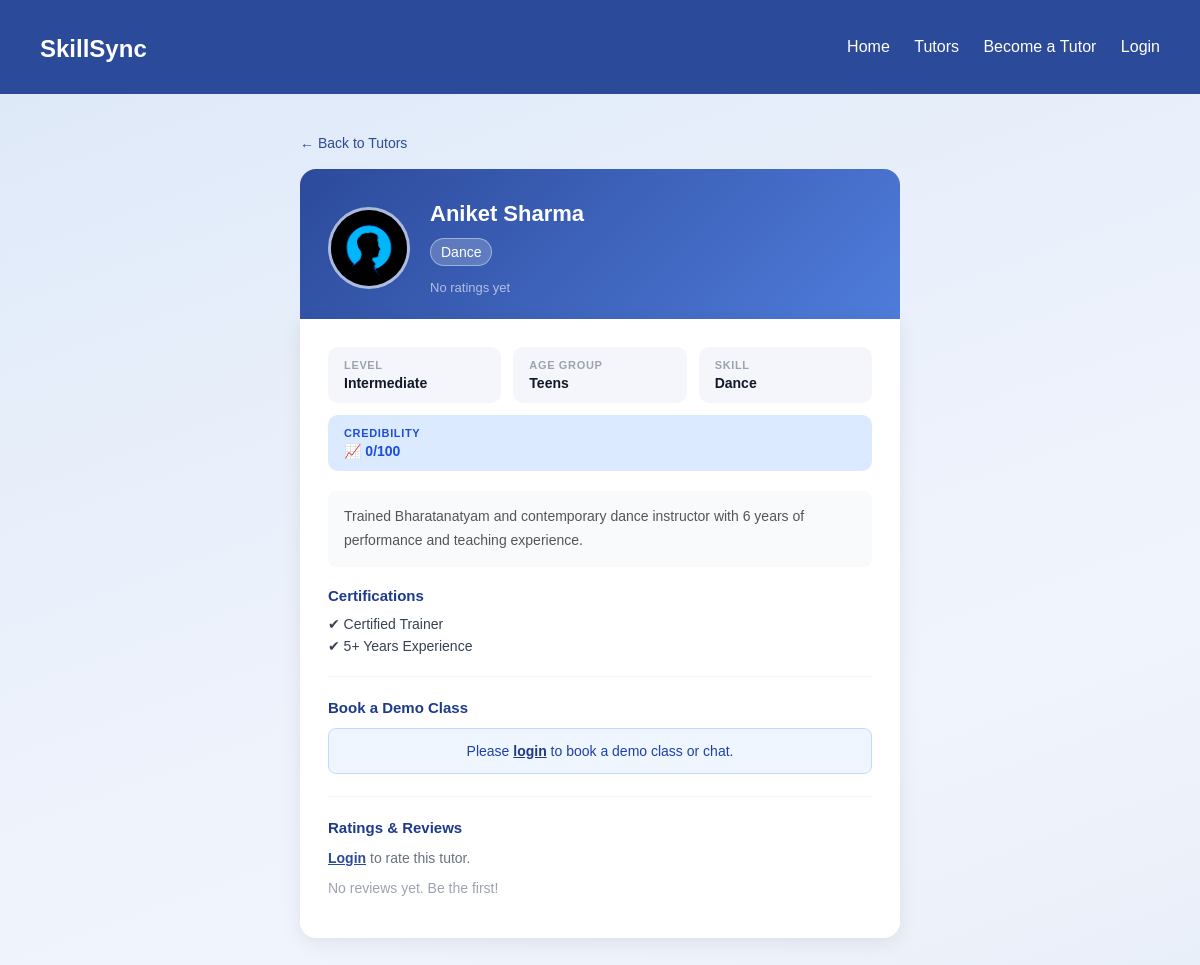
The page /profile.php?id=1 on the database its author committed.
### tables this page shows
CREATE TABLE IF NOT EXISTS skills (
    id INT AUTO_INCREMENT PRIMARY KEY,
    user_id INT NOT NULL,
    skill_name VARCHAR(100) NOT NULL,
    description TEXT,
    level ENUM('beginner', 'intermediate', 'advanced') DEFAULT 'beginner',
    age_group ENUM('kids', 'teens', 'adults') DEFAULT 'adults',
    FOREIGN KEY (user_id) REFERENCES users(id)
);

CREATE TABLE IF NOT EXISTS users (
    id INT AUTO_INCREMENT PRIMARY KEY,
    name VARCHAR(100) NOT NULL,
    email VARCHAR(100) NOT NULL UNIQUE,
    password VARCHAR(255) NOT NULL,
    role ENUM('student', 'tutor') DEFAULT 'student',
    certificate VARCHAR(255) DEFAULT NULL,
    credibility_score INT DEFAULT 0
);

### includes/credibility.php (called while the page is built, shortened)
<?php
function calculate_credibility($conn, $tutor_id) {
    $score = 0;
    $rq  = mysqli_query($conn, "SELECT AVG(rating) AS avg_r FROM ratings WHERE tutor_id='$tutor_id'");
    $rat = mysqli_fetch_assoc($rq);
    $cq   = mysqli_query($conn, "SELECT certificate FROM users WHERE id='$tutor_id'");
    $bq  = mysqli_query($conn, "SELECT
                                    COUNT(*) AS total,
                                    SUM(status = 'confirmed') AS confirmed
                                 FROM bookings WHERE tutor_id='$tutor_id'");
    $bk  = mysqli_fetch_assoc($bq);
    $score = min(100, max(0, $score));
    return $score;
}
function credibility_label($score) {
    return                   ['Building Credibility','#1d4ed8', '#dbeafe', '📈'];
}
?>

### profile.php (the view, shortened to what this page needs)
<?php
include "connect.php";
include "includes/credibility.php";
$id = intval($_GET['id']);
$sql = "SELECT users.id, users.name, users.email, users.certificate,
               skills.skill_name, skills.description,
               skills.level, skills.age_group
        FROM users
        JOIN skills ON skills.user_id = users.id
        WHERE users.id = '$id' AND users.role = 'tutor'
        LIMIT 1";
$result = mysqli_query($conn, $sql);
    ?>
    <?php
$tutor = mysqli_fetch_assoc($result);
$email_img_map = [
    'aniket@skillsync.com' => 'tutor1.jpg',
    'rahul@skillsync.com'  => 'tutor2.jpg',
    'meera@skillsync.com'  => 'tutor3.jpg',
];
$tutor_img = $email_img_map[$tutor['email']] ?? null;
$cred_score = calculate_credibility($conn, $id);
[$cred_label, $cred_color, $cred_bg, $cred_icon] = credibility_label($cred_score);
$rq  = mysqli_query($conn, "SELECT ROUND(AVG(rating),1) AS avg_rating, COUNT(*) AS total
                              FROM ratings WHERE tutor_id='$id'");
$rat = mysqli_fetch_assoc($rq);
$avg_rating  = $rat['avg_rating'] ?? null;
$total_ratings = intval($rat['total']);
$reviews_result = mysqli_query($conn, "SELECT ratings.rating, ratings.review, ratings.created_at,
                                               users.name AS student_name
                                        FROM ratings
                                        JOIN users ON users.id = ratings.student_id
                                        WHERE ratings.tutor_id='$id'
                                        ORDER BY ratings.created_at DESC");
$has_confirmed_booking = false;
$confirmed_booking_id  = null;
$user_existing_rating  = null;
?>
<!DOCTYPE html>
<html lang="en">
<head>
    <link rel="stylesheet" href="css/style.css">
</head>
<body>
<?php include 'includes/navbar.php'; ?>
<div class="profile-wrapper">
    <a href="pages/tutors.php" class="back-link">← Back to Tutors</a>
    <div class="profile-banner">
        <div class="profile-avatar">
            <?php if ($tutor_img): ?>
                <img src="images/<?= $tutor_img ?>" alt="<?= htmlspecialchars($tutor['name']) ?>">
            <?php else: ?>
                <?= strtoupper(substr($tutor['name'], 0, 1)) ?>
            <?php endif; ?>
        </div>
        <div class="profile-banner-info">
            <h2><?= htmlspecialchars($tutor['name']) ?></h2>
            <span class="skill-tag"><?= htmlspecialchars($tutor['skill_name']) ?></span>
            <?php if ($avg_rating): ?>
                <div class="avg-rating">
                    <span class="stars-display"><?= str_repeat('★', round($avg_rating)) ?><?= str_repeat('☆', 5 - round($avg_rating)) ?></span>
                    <span class="avg-num"><?= $avg_rating ?></span>
                    <span class="total-ratings">(<?= $total_ratings ?> review<?= $total_ratings !== 1 ? 's' : '' ?>)</span>
                </div>
            <?php else: ?>
                <div style="color:rgba(255,255,255,0.6);font-size:13px;margin-top:6px;">No ratings yet</div>
            <?php endif; ?>
        </div>
    </div>
    <div class="profile-body">
        <div class="info-row">
            <div class="info-item">
                <strong>Level</strong>
                <span><?= ucfirst(htmlspecialchars($tutor['level'])) ?></span>
            </div>
            <div class="info-item">
                <strong>Age Group</strong>
                <span><?= ucfirst(htmlspecialchars($tutor['age_group'])) ?></span>
            </div>
            <div class="info-item">
                <strong>Skill</strong>
                <span><?= htmlspecialchars($tutor['skill_name']) ?></span>
            </div>
            <div class="info-item" style="background:<?= $cred_bg ?>;">
                <strong style="color:<?= $cred_color ?>;">Credibility</strong>
                <span style="color:<?= $cred_color ?>;"><?= $cred_icon ?> <?= $cred_score ?>/100</span>
            </div>
        </div>
        <?php if (!empty($tutor['description'])): ?>
            <div class="description">
                <?= htmlspecialchars($tutor['description']) ?>
            </div>
        <?php endif; ?>
        <div class="section-title">Certifications</div>
        <?php if (!empty($tutor['certificate'])): ?>
            <?php
            $cert_file = $tutor['certificate'];
            $cert_path = 'uploads/certificates/' . $cert_file;
            $ext       = strtolower(pathinfo($cert_file, PATHINFO_EXTENSION));
            ?>
            <?php if (in_array($ext, ['jpg', 'jpeg', 'png'])): ?>
                <img src="<?= $cert_path ?>" alt="Certificate"
                     style="max-width:100%;border-radius:8px;border:1px solid #e5e7eb;margin-bottom:10px;">
            <?php else: ?>
                <a href="<?= $cert_path ?>" target="_blank"
                   style="display:inline-flex;align-items:center;gap:8px;padding:10px 16px;background:#f4f6fb;border-radius:8px;color:#1e3a8a;font-weight:600;text-decoration:none;font-size:14px;">
                    📄 View Certificate (PDF)
                </a>
            <?php endif; ?>
        <?php else: ?>
            <p class="cert-item">✔ Certified Trainer</p>
            <p class="cert-item">✔ 5+ Years Experience</p>
        <?php endif; ?>
        <hr>
        <div class="section-title">Book a Demo Class</div>
        <?php if (isset($_SESSION['user_id'])): ?>
            <form method="POST" action="book_demo.php">
                <input type="hidden" name="tutor_id" value="<?= $tutor['id'] ?>">
                <div class="form-row">
                    <div class="form-group">
                        <label for="session_date">Date</label>
                        <input type="date" id="session_date" name="session_date"
                               min="<?= date('Y-m-d', strtotime('+1 day')) ?>" required>
                    </div>
                    <div class="form-group">
                        <label for="session_time">Time</label>
                        <input type="time" id="session_time" name="session_time" required>
                    </div>
                </div>
                <button type="submit" class="submit-btn">Request Demo Session</button>
            </form>
            <a href="pages/chat.php?with=<?= $tutor['id'] ?>" class="action-btn chat">
                💬 Chat with <?= htmlspecialchars($tutor['name']) ?>
            </a>
            <?php if ($has_confirmed_booking): ?>
                <a href="pages/trial_feedback.php?booking_id=<?= $confirmed_booking_id ?>"
                   class="action-btn trial">
                    📝 Submit Trial Class Feedback
                </a>
            <?php endif; ?>
        <?php else: ?>
            <div class="login-notice">
                Please <a href="login.php">login</a> to book a demo class or chat.
            </div>
        <?php endif; ?>
        <hr>
        <div class="section-title">Ratings & Reviews</div>
        <?php if (isset($_SESSION['user_id']) && $_SESSION['role'] !== 'tutor'): ?>
            <div style="margin-bottom:20px;">
                <p style="font-size:14px;color:#374151;margin:0 0 8px;font-weight:600;">
                    <?= $user_existing_rating ? 'Update your rating' : 'Rate this tutor' ?>
                </p>
                <form method="POST" action="rate_tutor.php">
                    <input type="hidden" name="tutor_id" value="<?= $tutor['id'] ?>">
                    <div class="star-selector">
                        <?php for ($s = 5; $s >= 1; $s--): ?>
                            <input type="radio" name="rating" id="star<?= $s ?>" value="<?= $s ?>"
                                   <?= ($user_existing_rating['rating'] ?? 0) == $s ? 'checked' : '' ?> required>
                            <label for="star<?= $s ?>">★</label>
                        <?php endfor; ?>
                    </div>
                    <textarea name="review" class="review-input"
                              placeholder="Write a short review (optional)"><?= htmlspecialchars($user_existing_rating['review'] ?? '') ?></textarea>
                    <button type="submit" class="rate-btn">⭐ Submit Rating</button>
                </form>
            </div>
        <?php elseif (!isset($_SESSION['user_id'])): ?>
            <p style="font-size:14px;color:#6b7280;"><a href="login.php" style="color:#2c4a9a;font-weight:600;">Login</a> to rate this tutor.</p>
        <?php endif; ?>
        <?php if ($total_ratings > 0): ?>
            <?php while ($rev = mysqli_fetch_assoc($reviews_result)): ?>
                <div class="review-card">
                    <div style="display:flex;justify-content:space-between;align-items:center;flex-wrap:wrap;gap:6px;">
                        <span class="reviewer"><?= htmlspecialchars($rev['student_name']) ?></span>
                        <span class="review-stars"><?= str_repeat('★', $rev['rating']) ?><?= str_repeat('☆', 5 - $rev['rating']) ?></span>
                    </div>
                    <?php if (!empty($rev['review'])): ?>
                        <p class="review-text"><?= htmlspecialchars($rev['review']) ?></p>
                    <?php endif; ?>
                    <p class="review-date"><?= date('d M Y', strtotime($rev['created_at'])) ?></p>
                </div>
            <?php endwhile; ?>
        <?php else: ?>
            <p style="font-size:14px;color:#9ca3af;">No reviews yet. Be the first!</p>
        <?php endif; ?>
    </div>
</div>
</body>
</html>

### css/style.css (style rules this page uses)
body { margin: 0; font-family: Arial, sans-serif; background: linear-gradient(160deg, #dce8f8 0%, #eaf0fb 40%, #f0f4fc 70%, #e8eef8 100%); background-attachment: fixed; color: #111827; }
.skill-tag { display:inline-block; background:#e6ecff; color:#1e3a8a; padding:5px 10px; border-radius:20px; font-size:14px; margin:5px 0; margin-bottom: 8px; }

### profile.php (style rules this page uses)
.profile-wrapper { max-width: 600px; margin: 40px auto; padding: 0 20px 60px; }
.back-link { display: inline-block; margin-bottom: 18px; font-size: 14px; color: #2c4a9a; text-decoration: none; }
.profile-banner { background: linear-gradient(135deg, #2c4a9a, #4f7cdb); border-radius: 16px 16px 0 0; padding: 32px 28px 24px; display: flex; align-items: center; gap: 20px; }
.profile-avatar { width: 76px; height: 76px; border-radius: 50%; background: rgba(255,255,255,0.2); border: 3px solid rgba(255,255,255,0.5); display: flex; align-items: center; justify-content: center; font-size: 30px; color: white; font-weight: 800; flex-shrink: 0; overflow: hidden; }
.profile-avatar img { width: 100%; height: 100%; object-fit: cover; }
.profile-banner-info h2 { margin: 0 0 6px; color: white; font-size: 22px; }
.profile-banner-info .skill-tag { background: rgba(255,255,255,0.2); color: white; border: 1px solid rgba(255,255,255,0.4); }
.profile-body { background: white; border-radius: 0 0 16px 16px; padding: 28px; box-shadow: 0 4px 20px rgba(0,0,0,0.08); }
.info-row { display: flex; gap: 12px; margin-bottom: 20px; flex-wrap: wrap; }
.info-item { background: #f4f6fb; padding: 12px 16px; border-radius: 10px; font-size: 14px; flex: 1; min-width: 110px; }
.info-item strong { display: block; color: #9ca3af; font-size: 11px; text-transform: uppercase; letter-spacing: 0.06em; margin-bottom: 4px; }
.info-item span { color: #111827; font-weight: 600; }
.description { font-size: 14px; color: #555; line-height: 1.7; background: #f9fafb; border-radius: 8px; padding: 14px 16px; margin-bottom: 20px; }
hr { border: none; border-top: 1px solid #f3f4f6; margin: 22px 0; }
.section-title { font-size: 15px; font-weight: 700; color: #1e3a8a; margin-bottom: 12px; }
.cert-item { font-size: 14px; color: #374151; margin: 6px 0; }
.login-notice { background: #eff6ff; border: 1px solid #bfdbfe; border-radius: 8px; padding: 14px 16px; font-size: 14px; color: #1e40af; text-align: center; }
.login-notice a { color: #1e3a8a; font-weight: 700; }

### rows shown on the page
skills: user.name "Aniket Sharma", skill_name "Dance", level "Intermediate", age_group "Teens", description "Trained Bharatanatyam and contemporary dance instructor with 6 years of performance and teaching experience."

### other values the page prints
$cred_icon "📈"
$cred_score "0"
